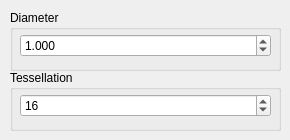
    <widget class="QWidget" name="tab_3">
     <attribute name="title">
      <string>Sphere</string>
     </attribute>
     <widget class="QGroupBox" name="groupBox_11">
      <property name="geometry">
       <rect>
        <x>10</x>
        <y>10</y>
        <width>271</width>
        <height>61</height>
       </rect>
      </property>
      <property name="title">
       <string>Diameter</string>
      </property>
      <widget class="QWidget" name="horizontalLayoutWidget_8">
       <property name="geometry">
        <rect>
         <x>10</x>
         <y>20</y>
         <width>251</width>
         <height>31</height>
        </rect>
       </property>
       <layout class="QHBoxLayout" name="horizontalLayout_9">
        <item>
         <widget class="QDoubleSpinBox" name="sphere_diameter">
          <property name="wrapping">
           <bool>false</bool>
          </property>
          <property name="showGroupSeparator" stdset="0">
           <bool>false</bool>
          </property>
          <property name="decimals">
           <number>3</number>
          </property>
          <property name="maximum">
           <double>10.000000000000000</double>
          </property>
          <property name="singleStep">
           <double>0.010000000000000</double>
          </property>
          <property name="value">
           <double>1.000000000000000</double>
          </property>
         </widget>
        </item>
       </layout>
      </widget>
     </widget>
     <widget class="QGroupBox" name="egsdge">
      <property name="geometry">
       <rect>
        <x>10</x>
        <y>70</y>
        <width>271</width>
        <height>61</height>
       </rect>
      </property>
      <property name="title">
       <string>Tessellation</string>
      </property>
      <widget class="QWidget" name="horizontalLayoutWidget_10">
       <property name="geometry">
        <rect>
         <x>10</x>
         <y>20</y>
         <width>251</width>
         <height>31</height>
        </rect>
       </property>
       <layout class="QHBoxLayout" name="horizontalLayout_11">
        <item>
         <widget class="QSpinBox" name="sphere_tessellation">
          <property name="wrapping">
           <bool>false</bool>
          </property>
          <property name="showGroupSeparator" stdset="0">
           <bool>false</bool>
          </property>
          <property name="minimum">
           <number>3</number>
          </property>
          <property name="value">
           <number>16</number>
          </property>
         </widget>
        </item>
       </layout>
      </widget>
     </widget>
    </widget>
